Frame 1 (no input): blank canvas, image omitted
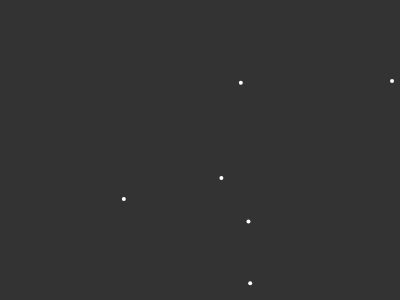
Frame 60 (no input)
Frame 120 (the mouse pressed at the canvas centre since frame 60): blank canvas, image omitted

The p5.js sketch that drew this single still picture (run headless with seeded random() and noise() and a simulated clock; from frame 60 on, the mouse is pressed at the canvas centre):

// p5.js sketch
// ── sketch.js
var fireworks = [];
var gravity;

function setup() {
	createCanvas(400, 300);

	stroke(255);
	strokeWeight(4);

}

function draw() {
background(51);
if (random(1)<0.1){
fireworks.push(new Firework());
}
for (var i=0; i<fireworks.length;i++){

	fireworks[i].update();
	fireworks[i].show();

}

}

// ── firework.js
function Firework() {

  this.firework = new Particle(random(width), height, true);

  this.particles = [];

  this.update = function() {

      this.firework.applyForce(gravity);
      this.firework.update();







    for (var i = 0; i < this.particles.length; i++) {
      this.particles[i].applyForce(gravity);
      this.particles[i].update();
    }


  }


      var p = new Particle(this.firework.pos.x, this.firework.pos.y);
      this.particles.push(p)


  this.show = function() {

    for (var i = 0; i < this.particles.length; i++) {
      this.particles[i].show();
    }

  }


}

// ── particle.js
function Particle(x, y, firework) {
  this.pos = createVector(x, y);

    this.vel = createVector(0, random(-15,-7));




  this.acc = createVector(0, 0);

  this.applyForce = function(force) {
    this.acc.add(force);
  }
  this.update = function() {

    this.vel.add(this.acc);
    this.pos.add(this.vel);
    this.acc.mult(0);
  }

  this.show = function() {
    point(this.pos.x, this.pos.y);
  }
}
